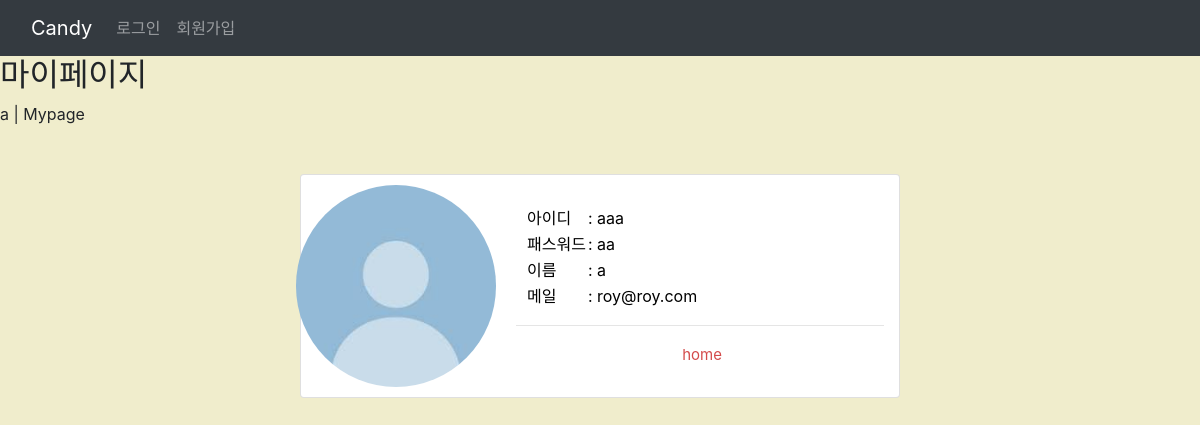
Page /user/aaa/ on the committed database.
### userapp/models.py (models this page shows)
class User(models.Model):
    id = models.CharField(max_length=20 ,primary_key=True)
    pw = models.CharField(max_length=45)
    name = models.CharField(max_length=45)
    birth = models.CharField(max_length=45)
    mail = models.CharField(max_length=45)
    reportCnt = models.IntegerField(default=0)

### userapp/views.py (the view)
# urls.py: path('<str:id>/', views.userinfo, name='userinfo'),
def userinfo(request, id):
    user = User.objects.get(id=id)
    return render(request, 'userapp/profile.html',{'profile':user})

### templates/userapp/profile.html (shortened to what this page needs)
{% extends 'boardapp/base.html' %}
{% block content %}
<h2>마이페이지</h2>
{% load static %}
{% block head_title %}{{ profile.name }} | Mypage {% endblock head_title %}
<div class="container-fluid mt-5">
  <div class="row">
    <div class="card col-lg-6 offset-lg-3 mb-3">
      <div class="row" >
        <img class="round" src="{%static 'image/profile.jpg'%}" width="200" > <br>
        <div class="card-body" >
            <table style="color:black; margin-left:10px;">
                <tr>
                    <td class="profile_title">아이디</td>
                    <td class="profile_content"> : {{profile.id }}</td>
                </tr>
                <tr>
                    <td class="profile_title">패스워드</td>
                    <td class="profile_content"> : {{ profile.pw }}</td>
                </tr>
                <tr>
                    <td class="profile_title">이름</td>
                    <td class="profile_content"> : {{ profile.name }}</td>
                </tr>
                <tr>
                    <td class="profile_title">메일</td>
                    <td class="profile_content"> : {{ profile.mail }}</td>
                </tr>
            </table>
            <hr>
            <div style="text-align: center;">
                <a href="{% url 'boardapp:home' %}" style="color:#d14040f2; font-size:15px;">&nbsp;home</a> <br>
            </div>
      </div>
    </div>
  </div>
</div>
{% endblock  %}

### templates/userapp/profile.html (style rules this page uses)
.card { padding: 10px; }
.round { border-radius: 50%; }

### rows in the picture
User: name "a", id "aaa", pw "aa", mail "roy@roy.com"
